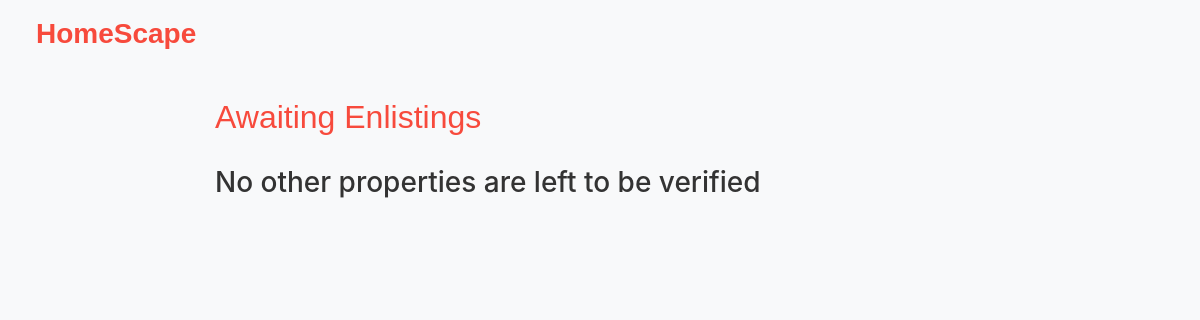
The app's page /awaiting_enlistings, older data.
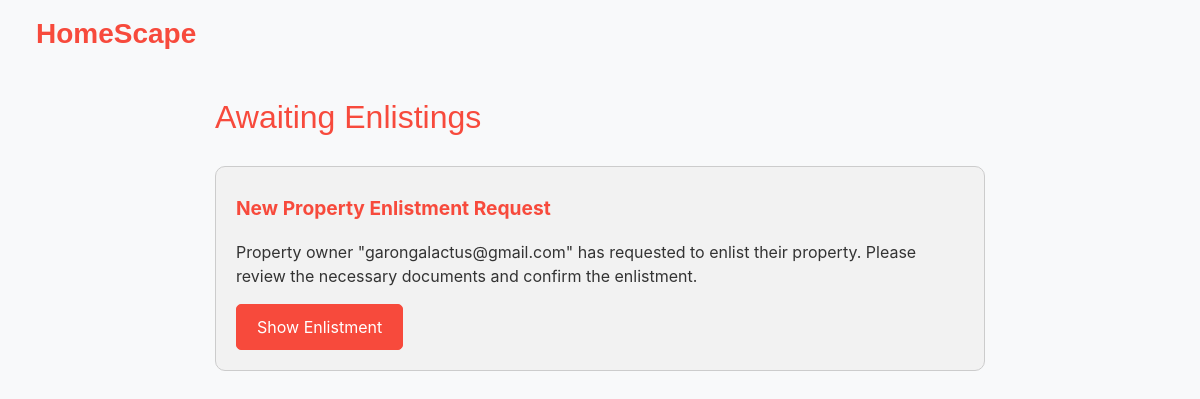
The same page, newer data.
### home/models.py (models this page shows)
class PropertyDetails(models.Model):
    ownwer_email = models.CharField(max_length=50)
    p_id = models.CharField(max_length=50, primary_key = True)
    property_name = models.CharField(max_length=50)
    country = models.CharField(max_length=50)
    city = models.CharField(max_length=50)
    det_loc = models.CharField(max_length=50)
    property_name = models.CharField(max_length=50)
    guest_num = models.IntegerField(default = 0)
    price = models.IntegerField()
    types = models.CharField(max_length=50)
    view = models.CharField(max_length=50)
    bed = models.CharField(max_length=50)
    common_space = models.CharField(max_length=50)
    tv = models.BooleanField()
    smoking = models.BooleanField()
    air_condition = models.BooleanField()
    bathroom = models.BooleanField()
    water_heater = models.BooleanField()
    parking = models.BooleanField()
    wifi = models.BooleanField()
    breakfast = models.BooleanField()
    verified = models.BooleanField(default = False)
    p_image1 = models.ImageField(null= True, upload_to='images/')
    p_image2 = models.ImageField(null= True, upload_to='images/')
    p_image3 = models.ImageField(null= True, upload_to='images/')
    p_image4 = models.ImageField(null= True, upload_to='images/')
    document = models.BooleanField(default = False)
    doc1 = models.FileField(upload_to='documents/')
    doc2 = models.FileField(upload_to='documents/')
    doc3 = models.FileField(upload_to='documents/')
    video = models.FileField(upload_to='videos/')
    voucher = models.IntegerField(default = 0)
    income = models.IntegerField(default = 0)

### home/views.py (the view)
# urls.py: path('awaiting_enlistings', views.awaiting_enlistings, name = 'awaiting_enlistings'),
def awaiting_enlistings(request):
    properties = PropertyDetails.objects.filter(document = True, verified = False)
    return render(request, 'awaiting_enlistings.html',{'properties': properties})

### templates/awaiting_enlistings.html (shortened to what this page needs)
<!DOCTYPE html>
<html lang="en">
<head>
  <link href="https://maxcdn.bootstrapcdn.com/bootstrap/4.5.2/css/bootstrap.min.css" rel="stylesheet">
  <link rel="stylesheet" href="https://cdnjs.cloudflare.com/ajax/libs/font-awesome/5.15.4/css/all.min.css">
</head>
<body>
  <nav class="navbar navbar-expand-lg bg-body-tertiary">
    <div class="container-fluid">
      <a class="navbar-brand" href="#">HomeScape</a>
    </div>
  </nav>
  <div class="container">
    <h2 class="page-title">Awaiting Enlistings</h2>
        {% if properties %}
        {% for property in properties %}
        <div class="notification-container">
        <div class="notification-content">
        <div class="notification">
          <h3 class="notification-title">New Property Enlistment Request</h3>
        </div>
          <p>Property owner "{{ property.ownwer_email }}" has requested to enlist their property. Please review the necessary documents and confirm the enlistment.</p>
          <button class="btn btn-primary confirm-btn" onclick="window.location.href='{% url 'awaiting_enlistings_det' property.p_id %}'">Show Enlistment</button>
        </div>
        </div>
        {% endfor %}
        {% else %}
          <h3>No other properties are left to be verified</h3>
        {% endif %}
  </div>
</body>
</html>

Row changes from the older to the newer data that the page shows:
now on this page (row edited): PropertyDetails: ownwer_email "garongalactus@gmail.com"
Text that changed along with them:
text no longer shown: "No other properties are left to be verified"
